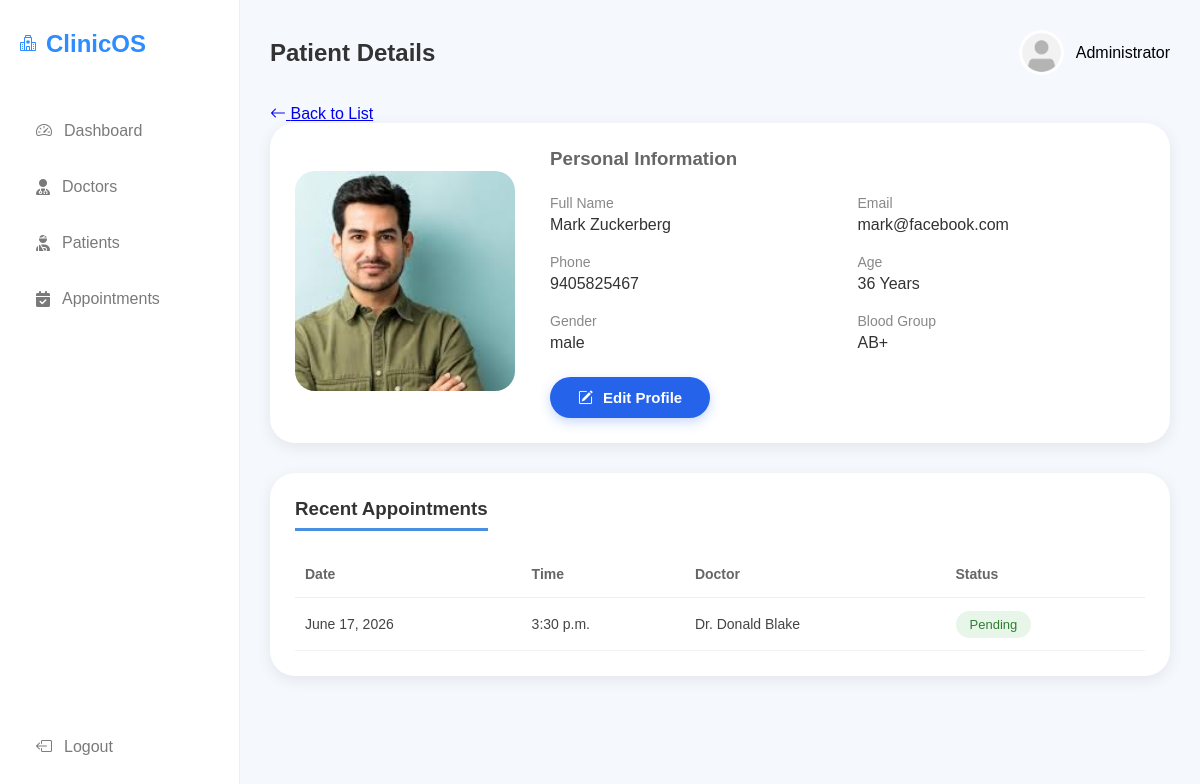
The app's page /admin_panel/patient/3/ (signed in), older data.
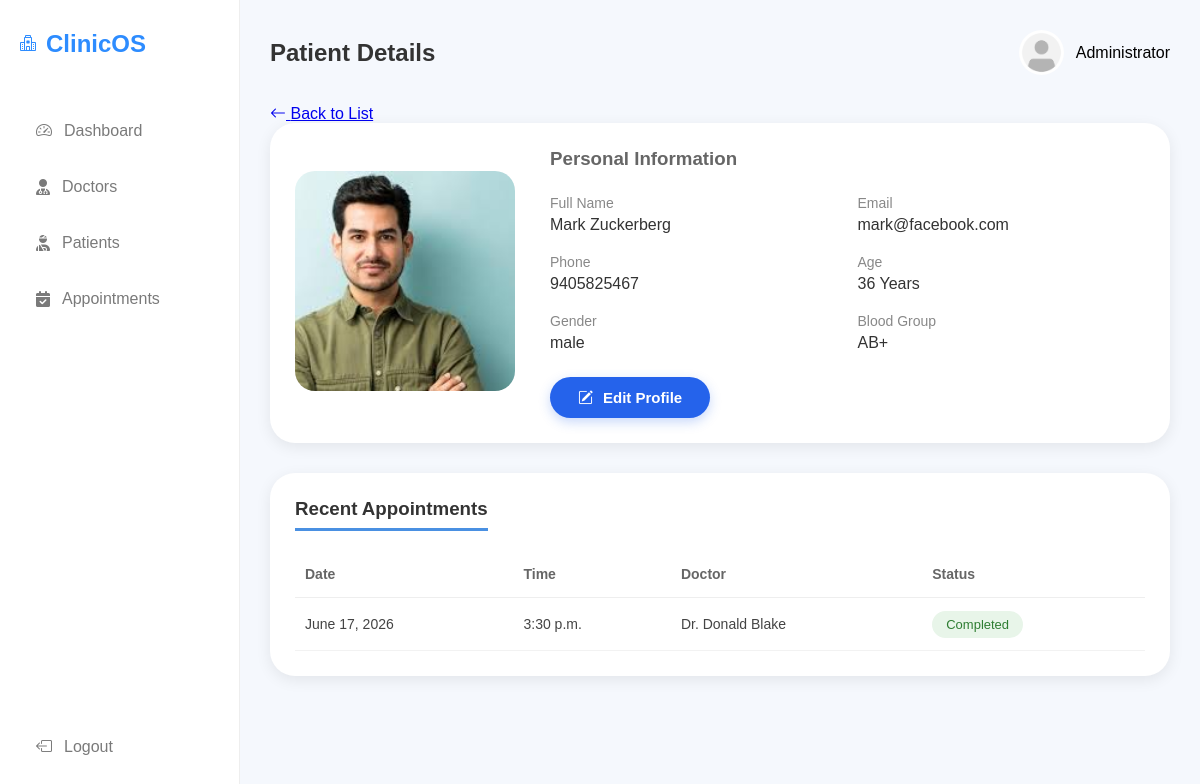
The same page, newer data.
### managementsystem/models.py (models this page shows, shortened)
class Appointment(models.Model):
    doctor = models.ForeignKey(Doctor, on_delete=models.CASCADE)
    patient = models.ForeignKey(Patient, on_delete=models.CASCADE)
    appointment_date = models.DateField(default=timezone.now)
    appointment_time = models.TimeField(null=True,blank=True)
    reason = models.TextField(blank=True)
    STATUS_CHOICES = [('Pending', 'Pending'),('Completed', 'Completed'),]
    status = models.CharField(max_length=20,choices=STATUS_CHOICES,default='Pending')
    notes = models.TextField(blank=True)

class Doctor(models.Model):
    user = models.OneToOneField(CustomUser,on_delete=models.CASCADE)
    phone = models.CharField(max_length=15, blank=True, null=True)
    department = models.CharField(max_length=100)
    education = models.TextField(default='MBBS')
    photo = models.ImageField(upload_to='doctors',default='default/default.png')

class CustomUser(AbstractUser):
    ROLE_CHOICES = (
        ('admin', 'Admin'),
        ('doctor', 'Doctor'),
        ('patient', 'Patient'),
    )
    role = models.CharField(max_length=20, choices=ROLE_CHOICES,default='patient')

### managementsystem/views/admin_views.py (the view)
# urls.py: path('patient/<int:pk>/', admin_view_patient, name='admin_view_patient'),
@admin_required
def admin_view_patient(request, pk):
    patient = get_object_or_404(Patient, pk=pk)
    appointments = Appointment.objects.filter(patient=patient).order_by('-appointment_date')
    return render(request, 'admin/view_patient.html', {'patient': patient, 'appointments': appointments})

### managementsystem/templates/admin/view_patient.html (shortened to what this page needs)
{% extends 'admin/base.html' %}
{% load static %}
{% block header %}Patient Details{% endblock %}
{% block style %}
<link rel="stylesheet" href="{% static 'css/patient_profile.css' %}">
{% endblock %}
{% block content %}
<div class="container-fluid">
    <div class="mb-3">
        <a href="{%url 'patient_list'%}" class="btn btn-secondary">
            <i class="bi bi-arrow-left"></i> Back to List
        </a>
    </div>
    {% include 'includes/_patient_details.html' %}
</div>
{% endblock %}

### managementsystem/templates/includes/_patient_details.html
<div class="patient">
    <div class="profile-card">
        <div class="profile-image">
            <img src="{{ patient.photo.url }}" alt="Patient">
        </div>
        <div class="profile-details">
            <h3>Personal Information</h3>
            <div class="info-grid">
                <div class="info-item">
                    <span>Full Name</span>
                    <p>{{ patient.user.get_full_name }}</p>
                </div>
                <div class="info-item">
                    <span>Email</span>
                    <p>{{ patient.user.email }}</p>
                </div>
                <div class="info-item">
                    <span>Phone</span>
                    <p>{{ patient.phone}}</p>
                </div>
                <div class="info-item">
                    <span>Age</span>
                    <p>{{ patient.age }} Years</p>
                </div>
                <div class="info-item">
                    <span>Gender</span>
                    <p>{{ patient.gender }}</p>
                </div>
                <div class="info-item">
                    <span>Blood Group</span>
                    <p>{{ patient.blood_group }}</p>
                </div>
            </div>
            {% if request.user.role == 'admin' %}
            <a href="{% url 'edit_patient' patient.id %}" class="edit-btn" >
                <i class="bi bi-pencil-square"></i>
                Edit Profile
            </a>
            {% elif request.user.role == 'patient' %}
            <a href="{% url 'patient_edit_profile' patient.id %}" class="edit-btn">
                <i class="bi bi-pencil-square"></i>
                Edit Profile
            </a>
            {% endif %}
        </div>
    </div>
    {% if appointments %}
    <div class="appointment-card">
        <div class="card-header">
            <h3>Recent Appointments</h3>
        </div>
        <table>
            <thead>
                <tr>
                    <th>Date</th>
                    <th>Time</th>
                    <th>Doctor</th>
                    <th>Status</th>
                </tr>
            </thead>
            <tbody>
                {% for appointment in appointments %}
                <tr>
                    <td>{{ appointment.appointment_date }}</td>
                    <td>{{ appointment.appointment_time }}</td>
                    <td>Dr. {{ appointment.doctor.user.get_full_name }}</td>
                    <td>
                        <span class="status">
                            {{ appointment.status }}
                        </span>
                    </td>
                </tr>
                {% endfor %}
            </tbody>
        </table>
    </div>
    {% endif %}
</div>

Row changes from the older to the newer data that the page shows:
changed Appointment "Donald Blake": status "Pending" → "Completed"
